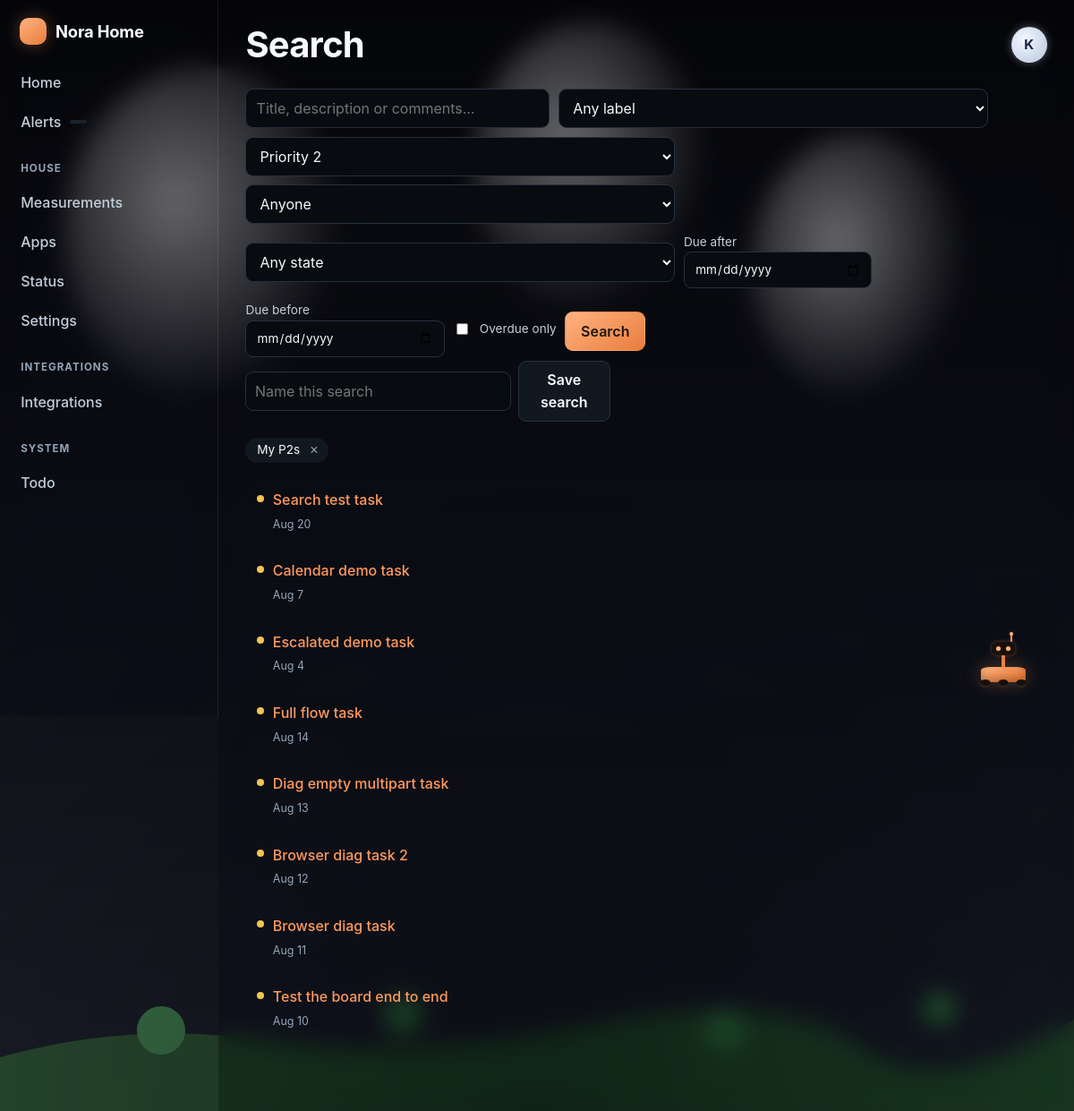
Page /todo/search/?priority=2& (signed in) on the committed database.
### nora_home/accounts/models.py (models this page shows, shortened)
class HouseMember(AbstractUser):
    class Role(models.TextChoices):
        MEMBER = "member", "Member"
        ADULT = "adult", "Adult"
        ADMIN = "admin", "Admin"
    display_name = models.CharField(max_length=60, blank=True)
    role = models.CharField(max_length=10, choices=Role.choices, default=Role.MEMBER,
                            db_index=True)
    avatar = models.ImageField(upload_to="avatars/", blank=True, null=True)
    accent_color = models.CharField(max_length=9, blank=True,
                                    help_text="Hex colour used for this person's rows.")
    birthday = models.DateField(null=True, blank=True)
    timezone = models.CharField(max_length=64, blank=True)
    slack_user_id = models.CharField(max_length=32, blank=True,
                                     help_text="Slack member ID, e.g. U01ABCDEF.")
    slack_dm_channel = models.CharField(max_length=32, blank=True)
    phone = models.CharField(max_length=32, blank=True)
    quiet_hours_start = models.PositiveSmallIntegerField(default=22)
    quiet_hours_end = models.PositiveSmallIntegerField(default=7)
    notifications_enabled = models.BooleanField(default=True)
    preferred_channels = models.JSONField(default=list, blank=True)
    escalation_contacts = models.ManyToManyField(
        "self", symmetrical=False, blank=True, related_name="escalation_watch_for",
        through="EscalationContact",
    )
    is_on_wall_display = models.BooleanField(
        default=True, help_text="Show this person's items on the 24\" display.")
    class Meta:
        ordering = ["display_name", "username"]
    @property
    def name(self) -> str:
        return self.display_name or self.get_full_name() or self.get_username()

### nora_home/todo/models.py (models this page shows, shortened)
class SavedFilter(TimeStampedModel):
    owner = models.ForeignKey(settings.AUTH_USER_MODEL, on_delete=models.CASCADE,
                              related_name="todo_saved_filters")
    name = models.CharField(max_length=100)
    params = models.JSONField(default=dict, blank=True)
    class Meta:
        ordering = ["name"]
        constraints = [
            models.UniqueConstraint(fields=["owner", "name"],
                                    name="todo_saved_filter_unique_name_per_member"),
        ]

class Task(UUIDModel, OwnedModel, SoftDeleteModel):
    title = models.CharField(max_length=200)
    description = models.TextField(blank=True)  # plain text, deliberately — §3
    priority = models.PositiveSmallIntegerField(choices=Priority.choices)
    labels = models.ManyToManyField("todo.Label", blank=True, related_name="tasks")
    assignees = models.ManyToManyField(settings.AUTH_USER_MODEL, blank=True,
                                       related_name="todo_assigned_tasks")
    approver = models.ForeignKey(settings.AUTH_USER_MODEL, null=True, blank=True,
                                 on_delete=models.SET_NULL,
                                 related_name="todo_tasks_to_approve")
    source = models.CharField(max_length=6, choices=TaskSource.choices,
                              default=TaskSource.USER)
    due_on = models.DateField(null=True, blank=True)
    due_time = models.TimeField(null=True, blank=True)
    deadline_firm = models.BooleanField(default=False)
    planned_minutes = models.PositiveIntegerField(null=True, blank=True)
    recurrence_type = models.CharField(max_length=7, choices=RecurrenceType.choices,
                                       default=RecurrenceType.NONE)
    recurrence_spec = models.JSONField(default=dict, blank=True)
    state = models.CharField(max_length=8, choices=TaskState.choices,
                             default=TaskState.OPEN, db_index=True)
    escalation_enabled = models.BooleanField(default=False)
    escalation_policy = models.ForeignKey(
        "tracker.EscalationPolicy", null=True, blank=True,
        on_delete=models.SET_NULL, related_name="+")
    alarm_kind = models.CharField(max_length=6, choices=AlarmKind.choices, blank=True)
    alarm_ref = models.CharField(max_length=300, blank=True)
    class Meta:
        ordering = ["priority", "-created_at"]
        indexes = [
            models.Index(fields=["state", "priority"]),
            models.Index(fields=["source", "state"]),
        ]
        constraints = [
            models.CheckConstraint(
                condition=(
                    models.Q(approver__isnull=True)
                    | models.Q(recurrence_type=RecurrenceType.NONE)
                ),
                name="todo_no_approver_on_recurring",
            ),
        ]
    def clean(self):
        from django.core.exceptions import ValidationError
        if self.approver_id and self.is_recurring:
            raise ValidationError({"approver": (
                "A recurring task cannot have an approver — every occurrence "
                "would need someone else's sign-off. If something genuinely "
                "needs checking every time, that is two tasks: one to do it, "
                "one to check it (see docs/Main_App/subsystems/todo.md §4a).")})
    @property
    def is_recurring(self) -> bool:
        return self.recurrence_type != RecurrenceType.NONE
    @property
    def needs_approval(self) -> bool:
        return self.approver_id is not None

### nora_home/todo/views.py (the view)
# urls.py: path("search/", views.search, name="search"),
@login_required
def search(request):
    params = FilterParams.from_dict(request.GET.dict())
    members = scope_members(request)
    tasks = api.tasks_for(members, queryset=Task.objects.alive())
    results = (search_tasks(tasks, params)
              .select_related("owner").prefetch_related("labels", "assignees")
              if not params.is_empty() else Task.objects.none())
    return render(request, "todo/search.html", {
        "params": params,
        "results": results,
        "priorities": Priority.choices,
        "states": TaskState.choices,
        "house_members": _house_members(),
        "labels": Label.objects.all(),
        "saved_filters": SavedFilter.objects.filter(owner=request.user),
        "page_title": "Search",
    })

### templates/todo/search.html (shortened to what this page needs)
{% extends "base.html" %}
{% load static %}
{% block head %}
  <link rel="stylesheet" href="{% static 'nora_home/css/todo.css' %}">
{% endblock %}
{% block heading %}Search{% endblock %}
{% block content %}
  <form class="todo-form todo-search-form" method="get">
    <div class="todo-search-row">
      <input type="text" name="q" value="{{ params.q }}" placeholder="Title, description or comments…"
             style="max-width:340px">
      <select name="label">
        <option value="">Any label</option>
      </select>
      <select name="priority">
        {% for value, label in priorities %}
          <option value="{{ value }}" {% if params.priority == value|stringformat:"s" %}selected{% endif %}>{{ label }}</option>
        {% endfor %}
      </select>
      <select name="owner_id">
        <option value="">Anyone</option>
      </select>
      <select name="state">
        <option value="">Any state</option>
      </select>
      <label class="todo-search-date">Due after <input type="date" name="due_after" value="{{ params.due_after }}"></label>
      <label class="todo-search-date">Due before <input type="date" name="due_before" value="{{ params.due_before }}"></label>
      <label class="checks"><input type="checkbox" name="overdue" value="1" {% if params.overdue %}checked{% endif %}> Overdue only</label>
      <button class="btn btn-primary" type="submit">Search</button>
    </div>
  </form>
  <div class="todo-toolbar">
    <form method="post" action="{% url 'todo:save_filter' %}" class="todo-save-search">
      <input type="text" name="name" placeholder="Name this search" maxlength="100" required>
      <button class="btn" type="submit">Save search</button>
    </form>
  </div>
  {% if saved_filters %}
    <div class="todo-saved-filters">
      {% for saved in saved_filters %}
        <span class="todo-saved-filter">
          <a href="{% url 'todo:search' %}?{% for k, v in saved.params.items %}{{ k }}={{ v }}&{% endfor %}">{{ saved.name }}</a>
          <button class="todo-saved-filter__delete" type="button" data-todo-action="delete-filter"
                  data-url="{% url 'todo:delete_saved_filter' saved.pk %}" title="Delete this saved search">&times;</button>
        </span>
      {% endfor %}
    </div>
  {% endif %}
  {% if not params.is_empty %}
    <div class="todo-col__list">
      {% for task in results %}
        {% include "todo/_card.html" with task=task %}
      {% empty %}
        <div class="todo-empty">Nothing matches.</div>
      {% endfor %}
    </div>
  {% else %}
    <p class="card-subtitle">Search or apply a filter to see results.</p>
  {% endif %}
{% endblock %}

### templates/base.html (shortened to what this page needs)
{% load static %}<!doctype html>
<html lang="en" data-surface="{{ surface }}" data-theme="dark"
      data-season="{{ nh_season }}" data-daypart="{{ nh_daypart }}" data-weather="{{ nh_weather }}"
      {% if not nh_bot_enabled %}data-nh-bot="off"{% endif %}>
<head>
  <link rel="stylesheet" href="{% static 'nora_home/css/nora-home.css' %}">
  <link rel="stylesheet" href="{% static 'nora_home/css/nh-scene.css' %}">
  {% if nh_bot_enabled %}<link rel="stylesheet" href="{% static 'nora_home/css/nh-bot.css' %}">{% endif %}
  {% block head %}{% endblock %}
</head>
<body>
{% block body %}
{% include "partials/scene.html" %}
<div class="shell">
  <nav class="sidebar" aria-label="House navigation">
    <a class="brand" href="/">
      <span class="brand-mark" aria-hidden="true"></span>
      <span>{{ house_name }}</span>
    </a>
    <div class="nav-group">
      <a class="nav-link" href="{% url 'core:dashboard' %}"
         {% if request.path == '/home/' %}aria-current="page"{% endif %}>Home</a>
      <a class="nav-link" href="{% url 'notifications:inbox' %}">
        Alerts <span class="pill" data-nh-bell data-count="0" hidden></span>
      </a>
    </div>
    {% for group in nav %}
      <div class="nav-group">
        <div class="nav-group-label">{{ group.label }}</div>
        {% for app in group.apps %}
          {% if app.slug != 'notifications' %}
            <a class="nav-link" href="{{ app.url }}"
               {% if request.path == app.url %}aria-current="page"{% endif %}>{{ app.title }}</a>
          {% endif %}
        {% endfor %}
        {% if group.key == 'house' %}
          <a class="nav-link" href="{% url 'core:app_directory' %}">Apps</a>
          <a class="nav-link" href="{% url 'core:system_status' %}">Status</a>
          <a class="nav-link" href="{% url 'core:settings' %}">Settings</a>
        {% endif %}
      </div>
    {% endfor %}
  </nav>
  <main class="main">
    <div class="topbar">
      <h1>{% block heading %}{{ page_title|default:"Home" }}{% endblock %}</h1>
      <div class="topbar-actions">
        <details class="profile-menu">
          <summary class="profile-trigger" aria-label="Menu">
            {% if request.user.is_authenticated %}
              <span class="profile-avatar">{{ request.user.name|first|upper }}</span>
            {% endif %}
          </summary>
        </details>
      </div>
    </div>
    {% block content %}{% endblock %}
  </main>
</div>
{% endblock %}
</body>
</html>

### templates/todo/_card.html (shortened to what this page needs)
<div class="todo-card todo-card--p{{ task.priority }}{% if archived_column %} todo-card--archived{% endif %}"
     data-todo-card>
  {% if task.current and task.current.outcome == "pending" and not archived_column %}
    <button class="todo-card__tick" type="button" data-todo-action="complete"
            data-url="{% url 'todo:complete' task.current.uuid %}"
            aria-label="Mark {{ task.title }} done"></button>
  {% else %}
    <span class="todo-card__dot"></span>
  {% endif %}
  <div class="todo-card__body">
    <div class="todo-card__title"><a href="{% url 'todo:detail' task.uuid %}">{{ task.title }}</a></div>
    <div class="todo-card__meta">
      {% if task.current %}
        <span class="{% if task.current.due_at < now and task.current.outcome == 'pending' %}due--overdue{% endif %}">
          {{ task.current.due_at|date:"M j" }}{% if task.due_time %} · {{ task.current.due_at|date:"H:i" }}{% endif %}
        </span>
      {% elif task.due_on %}
        <span>{{ task.due_on|date:"M j" }}</span>
      {% endif %}
    </div>
  </div>
</div>

### rows in the picture
HouseMember: user.name|first "K"
SavedFilter: name "My P2s"
Task: title "Search test task", due_on "Aug 20"
Task: title "Calendar demo task", due_on "Aug 7"
Task: title "Escalated demo task", due_on "Aug 4"
Task: title "Full flow task", due_on "Aug 14"
Task: title "Diag empty multipart task", due_on "Aug 13"
Task: title "Browser diag task 2", due_on "Aug 12"
Task: title "Browser diag task", due_on "Aug 11"
Task: title "Test the board end to end", due_on "Aug 10"

### other values in the picture
{{ house_name }} "Nora Home"
{{ group.label }} "HOUSE" "INTEGRATIONS" "SYSTEM"
{{ app.title }} "Measurements" "Integrations" "Todo"
form field priority "Priority 2"
